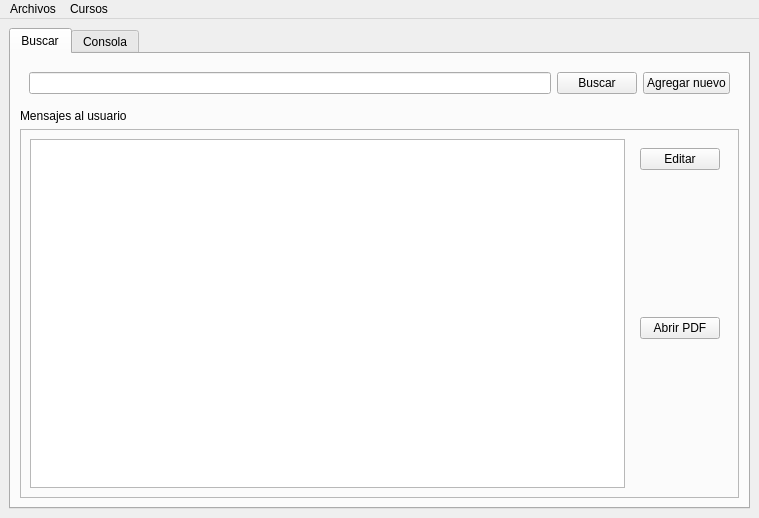
<?xml version="1.0" encoding="UTF-8"?>
<ui version="4.0">
 <class>MainWindow</class>
 <widget class="QMainWindow" name="MainWindow">
  <property name="geometry">
   <rect>
    <x>0</x>
    <y>0</y>
    <width>759</width>
    <height>518</height>
   </rect>
  </property>
  <property name="windowTitle">
   <string>Gestor de cursos</string>
  </property>
  <widget class="QWidget" name="centralwidget">
   <layout class="QGridLayout" name="gridLayout">
    <item row="0" column="0">
     <widget class="QTabWidget" name="tabWidget">
      <property name="currentIndex">
       <number>0</number>
      </property>
      <widget class="QWidget" name="TabBuscar">
       <attribute name="title">
        <string comment="En serio" extracomment="Busca por nombre al alumno y mira su información">Buscar</string>
       </attribute>
       <layout class="QVBoxLayout" name="verticalLayout">
        <item>
         <widget class="QWidget" name="widget" native="true">
          <property name="maximumSize">
           <size>
            <width>16777215</width>
            <height>50</height>
           </size>
          </property>
          <layout class="QHBoxLayout" name="horizontalLayout">
           <item>
            <widget class="QLineEdit" name="CuadroBuscar"/>
           </item>
           <item>
            <widget class="QPushButton" name="BotonBuscar">
             <property name="text">
              <string>Buscar</string>
             </property>
            </widget>
           </item>
           <item>
            <widget class="QPushButton" name="BotonAgregar">
             <property name="text">
              <string>Agregar nuevo</string>
             </property>
            </widget>
           </item>
          </layout>
         </widget>
        </item>
        <item>
         <widget class="QLabel" name="Mensajes2Usuario">
          <property name="text">
           <string>Mensajes al usuario</string>
          </property>
         </widget>
        </item>
        <item>
         <widget class="QFrame" name="frame_2">
          <property name="frameShape">
           <enum>QFrame::StyledPanel</enum>
          </property>
          <property name="frameShadow">
           <enum>QFrame::Raised</enum>
          </property>
          <layout class="QHBoxLayout" name="horizontalLayout_2">
           <item>
            <widget class="QListWidget" name="Mostrar"/>
           </item>
           <item>
            <widget class="QWidget" name="widget_2" native="true">
             <layout class="QGridLayout" name="gridLayout_2">
              <item row="5" column="0">
               <spacer name="verticalSpacer">
                <property name="orientation">
                 <enum>Qt::Vertical</enum>
                </property>
                <property name="sizeHint" stdset="0">
                 <size>
                  <width>20</width>
                  <height>40</height>
                 </size>
                </property>
               </spacer>
              </item>
              <item row="4" column="0">
               <widget class="QPushButton" name="AbrirPDF">
                <property name="text">
                 <string>Abrir PDF</string>
                </property>
               </widget>
              </item>
              <item row="2" column="0">
               <widget class="QPushButton" name="BotonEditar">
                <property name="text">
                 <string>Editar</string>
                </property>
               </widget>
              </item>
              <item row="3" column="0">
               <spacer name="verticalSpacer_2">
                <property name="orientation">
                 <enum>Qt::Vertical</enum>
                </property>
                <property name="sizeHint" stdset="0">
                 <size>
                  <width>20</width>
                  <height>30</height>
                 </size>
                </property>
               </spacer>
              </item>
             </layout>
            </widget>
           </item>
          </layout>
         </widget>
        </item>
       </layout>
      </widget>
      <widget class="QWidget" name="TabConsola">
       <attribute name="title">
        <string comment="Desambiugacion" extracomment="Usa la consola para editar los datos de los alumnos">Consola</string>
       </attribute>
       <layout class="QVBoxLayout" name="verticalLayout_2">
        <item>
         <widget class="QLineEdit" name="Consola"/>
        </item>
        <item>
         <widget class="QLabel" name="MensajesConsola">
          <property name="text">
           <string/>
          </property>
         </widget>
        </item>
       </layout>
      </widget>
     </widget>
    </item>
   </layout>
  </widget>
  <widget class="QMenuBar" name="menuBar">
   <property name="geometry">
    <rect>
     <x>0</x>
     <y>0</y>
     <width>759</width>
     <height>22</height>
    </rect>
   </property>
   <widget class="QMenu" name="menuasdasd">
    <property name="title">
     <string>Archivos</string>
    </property>
    <widget class="QMenu" name="menuJSON">
     <property name="title">
      <string>JSON</string>
     </property>
     <addaction name="actionImportar_JSON"/>
     <addaction name="actionExportar_JSON"/>
    </widget>
    <widget class="QMenu" name="menuBase_de_datos">
     <property name="title">
      <string>Base de datos</string>
     </property>
     <addaction name="actionImportar"/>
     <addaction name="actionExportar"/>
    </widget>
    <addaction name="menuBase_de_datos"/>
    <addaction name="actionGenerar_lista"/>
    <addaction name="actionOrganizar_PDFs"/>
    <addaction name="menuJSON"/>
   </widget>
   <widget class="QMenu" name="menuCursos">
    <property name="title">
     <string>Cursos</string>
    </property>
    <addaction name="actionEditar_directorios"/>
   </widget>
   <addaction name="menuasdasd"/>
   <addaction name="menuCursos"/>
  </widget>
  <action name="actionImportar">
   <property name="text">
    <string>Importar</string>
   </property>
  </action>
  <action name="actionExportar">
   <property name="text">
    <string>Exportar</string>
   </property>
  </action>
  <action name="actionGenerar_lista">
   <property name="text">
    <string>Generar lista</string>
   </property>
  </action>
  <action name="actionOrganizar_PDFs">
   <property name="text">
    <string>Organizar PDFs</string>
   </property>
  </action>
  <action name="actionImportar_JSON">
   <property name="text">
    <string>Importar JSON</string>
   </property>
  </action>
  <action name="actionExportar_JSON">
   <property name="text">
    <string>Exportar JSON</string>
   </property>
  </action>
  <action name="actionEditar_directorios">
   <property name="text">
    <string>Editar directorios</string>
   </property>
  </action>
 </widget>
 <resources/>
 <connections/>
</ui>
